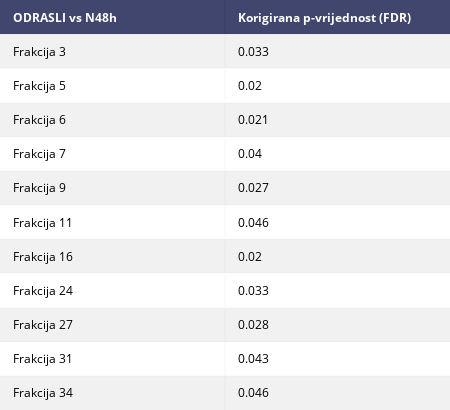

The notebook cell saved with this chart:
### Code cell
prep_for_table = [["ODRASLI vs N48h", "Korigirana p-vrijednost (FDR)"]] + res_significant[12:]

sig_table = FF.create_table(prep_for_table, index=False)
sig_table.layout.width=450
plotly.offline.iplot(sig_table, filename='FDR corr results')

### Figure 1 — Plotly figure (JSON) as saved in the notebook; plotly's stock layout.template omitted (floating-point values rounded to 4 significant figures)
{"data": [{"colorscale": [[0, "#00083e"], [0.5, "#ededee"], [1, "#ffffff"]], "hoverinfo": "none", "opacity": 0.75, "showscale": false, "type": "heatmap", "uid": "ab6c2df6-9cab-11e8-9a83-008cfa48cbd6", "z": [[0, 0], [0.5, 0.5], [1, 1], [0.5, 0.5], [1, 1], [0.5, 0.5], [1, 1], [0.5, 0.5], [1, 1], [0.5, 0.5], [1, 1], [0.5, 0.5]]}], "layout": {"annotations": [{"align": "left", "font": {"color": "#ffffff"}, "showarrow": false, "text": "<b>ODRASLI vs N48h</b>", "x": -0.45, "xanchor": "left", "xref": "x", "y": 0, "yref": "y"}, {"align": "left", "font": {"color": "#ffffff"}, "showarrow": false, "text": "<b>Korigirana p-vrijednost (FDR)</b>", "x": 0.55, "xanchor": "left", "xref": "x", "y": 0, "yref": "y"}, {"align": "left", "font": {"color": "#000000"}, "showarrow": false, "text": "Frakcija 3", "x": -0.45, "xanchor": "left", "xref": "x", "y": 1, "yref": "y"}, {"align": "left", "font": {"color": "#000000"}, "showarrow": false, "text": "0.033", "x": 0.55, "xanchor": "left", "xref": "x", "y": 1, "yref": "y"}, {"align": "left", "font": {"color": "#000000"}, "showarrow": false, "text": "Frakcija 5", "x": -0.45, "xanchor": "left", "xref": "x", "y": 2, "yref": "y"}, {"align": "left", "font": {"color": "#000000"}, "showarrow": false, "text": "0.02", "x": 0.55, "xanchor": "left", "xref": "x", "y": 2, "yref": "y"}, {"align": "left", "font": {"color": "#000000"}, "showarrow": false, "text": "Frakcija 6", "x": -0.45, "xanchor": "left", "xref": "x", "y": 3, "yref": "y"}, {"align": "left", "font": {"color": "#000000"}, "showarrow": false, "text": "0.021", "x": 0.55, "xanchor": "left", "xref": "x", "y": 3, "yref": "y"}, {"align": "left", "font": {"color": "#000000"}, "showarrow": false, "text": "Frakcija 7", "x": -0.45, "xanchor": "left", "xref": "x", "y": 4, "yref": "y"}, {"align": "left", "font": {"color": "#000000"}, "showarrow": false, "text": "0.04", "x": 0.55, "xanchor": "left", "xref": "x", "y": 4, "yref": "y"}, {"align": "left", "font": {"color": "#000000"}, "showarrow": false, "text": "Frakcija 9", "x": -0.45, "xanchor": "left", "xref": "x", "y": 5, "yref": "y"}, {"align": "left", "font": {"color": "#000000"}, "showarrow": false, "text": "0.027", "x": 0.55, "xanchor": "left", "xref": "x", "y": 5, "yref": "y"}, {"align": "left", "font": {"color": "#000000"}, "showarrow": false, "text": "Frakcija 11", "x": -0.45, "xanchor": "left", "xref": "x", "y": 6, "yref": "y"}, {"align": "left", "font": {"color": "#000000"}, "showarrow": false, "text": "0.046", "x": 0.55, "xanchor": "left", "xref": "x", "y": 6, "yref": "y"}, {"align": "left", "font": {"color": "#000000"}, "showarrow": false, "text": "Frakcija 16", "x": -0.45, "xanchor": "left", "xref": "x", "y": 7, "yref": "y"}, {"align": "left", "font": {"color": "#000000"}, "showarrow": false, "text": "0.02", "x": 0.55, "xanchor": "left", "xref": "x", "y": 7, "yref": "y"}, {"align": "left", "font": {"color": "#000000"}, "showarrow": false, "text": "Frakcija 24", "x": -0.45, "xanchor": "left", "xref": "x", "y": 8, "yref": "y"}, {"align": "left", "font": {"color": "#000000"}, "showarrow": false, "text": "0.033", "x": 0.55, "xanchor": "left", "xref": "x", "y": 8, "yref": "y"}, {"align": "left", "font": {"color": "#000000"}, "showarrow": false, "text": "Frakcija 27", "x": -0.45, "xanchor": "left", "xref": "x", "y": 9, "yref": "y"}, {"align": "left", "font": {"color": "#000000"}, "showarrow": false, "text": "0.028", "x": 0.55, "xanchor": "left", "xref": "x", "y": 9, "yref": "y"}, {"align": "left", "font": {"color": "#000000"}, "showarrow": false, "text": "Frakcija 31", "x": -0.45, "xanchor": "left", "xref": "x", "y": 10, "yref": "y"}, {"align": "left", "font": {"color": "#000000"}, "showarrow": false, "text": "0.043", "x": 0.55, "xanchor": "left", "xref": "x", "y": 10, "yref": "y"}, {"align": "left", "font": {"color": "#000000"}, "showarrow": false, "text": "Frakcija 34", "x": -0.45, "xanchor": "left", "xref": "x", "y": 11, "yref": "y"}, {"align": "left", "font": {"color": "#000000"}, "showarrow": false, "text": "0.046", "x": 0.55, "xanchor": "left", "xref": "x", "y": 11, "yref": "y"}], "height": 410, "margin": {"b": 0, "l": 0, "r": 0, "t": 0}, "width": 450, "xaxis": {"dtick": 1, "gridwidth": 2, "showticklabels": false, "tick0": -0.5, "ticks": "", "zeroline": false}, "yaxis": {"autorange": "reversed", "dtick": 1, "gridwidth": 2, "showticklabels": false, "tick0": 0.5, "ticks": "", "zeroline": false}}}
